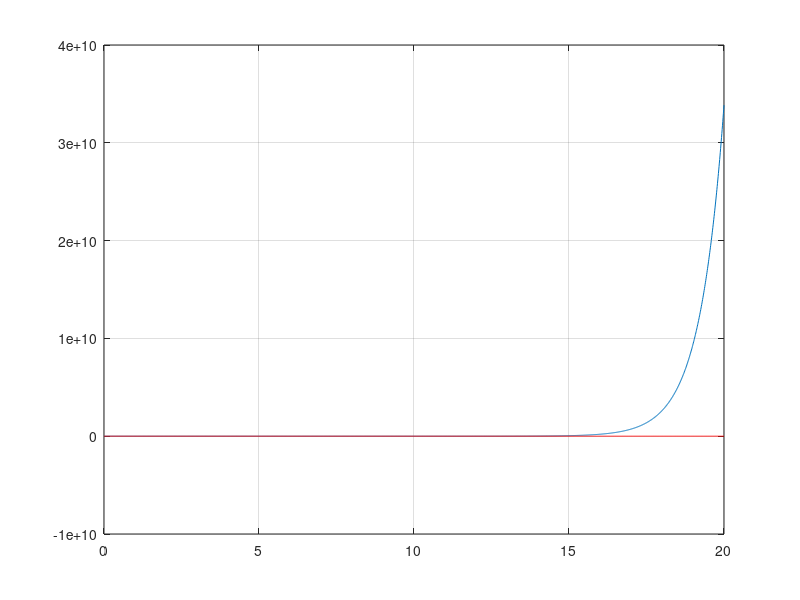

The MATLAB script that drew this image:
function osred

  global ep;
  
  e=2.7;
  ep = 0.01;
  dt = 1e-2;
  t = [0: dt: 20];
  y10 = 0;
  y20 = 0;
  y1 = [y10 y20];
  y2 = [y10 y20];
  for i = 2:size(t, 2)
    
    k1 = f(t(i - 1), y1(i - 1, :));
    k2 = f(t(i - 1) + dt/2, y1(i - 1, :) + dt/2*k1);
    k3 = f(t(i - 1) + dt/2, y1(i - 1, :) + dt/2*k2);
    k4 = f(t(i - 1) + dt, y1(i - 1, :) + dt*k3);
    y1(i, :) = y1(i - 1, :) + dt/6*(k1 + 2*k2 + 2*k3 + k4);
   
    
    y2(i, 1) = (e^(-0.005*t(i)))*(((-0.0001*e^(-0.005*t(i))*sin(2*t(i))+0.04*cos(2*t(i)))/16.0001)+0.98638-((-0.0001*e^(-0.005*t(i))*sin(2*t(i))+0.04*cos(2*t(i)))/16.0001)-0.5*e^(-0.005*t(i)));
    y2(i, 2) =-((e^(-0.005*t(i)))*(((-0.0001*e^(-0.005*t(i))*sin(2*t(i))+0.04*cos(2*t(i)))/16.0001)+0.98638-((-0.0001*e^(-0.005*t(i))*sin(2*t(i))+0.04*cos(2*t(i)))/16.0001)-0.5*e^(-0.005*t(i)))+sin(4*t(i))+0.5*sin(2*t(i)));
    
  end
  plot(t, y1(:, 1)-y2(:, 1));
  grid on;
  pause(2);
 % close all;
  plot(t, y1(:, 2), t, y2(:, 2),'r');
  grid on;
  
 end
 
 function dydt = f(t, y)
 
  global ep;
  dydt = [0.5*y(1)+y(2)+0.5*(sin(4*t)+0.5*sin(2*t)), y(1)+sin(4*t)+0.5*sin(2*t)+ep];
 
 end